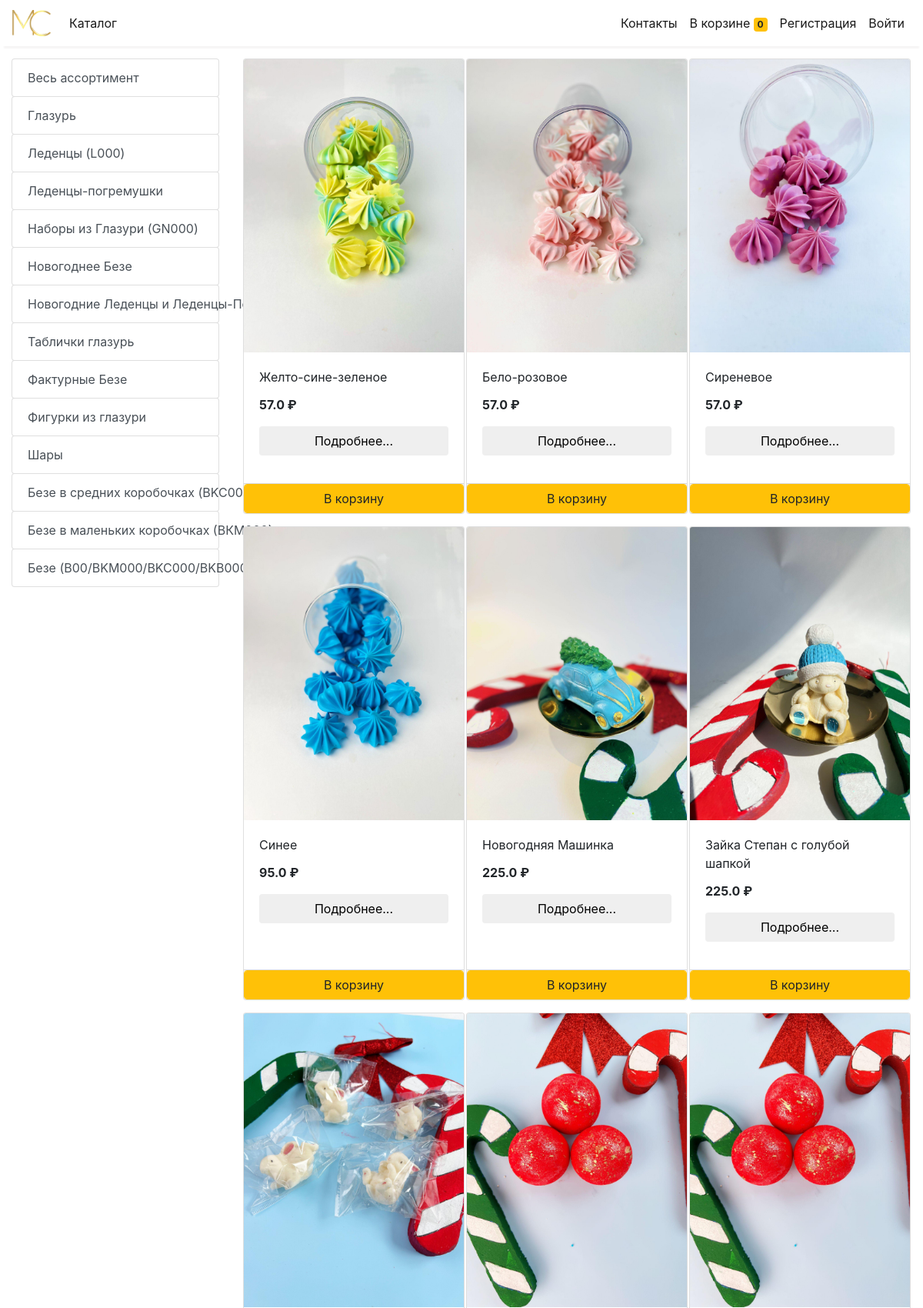
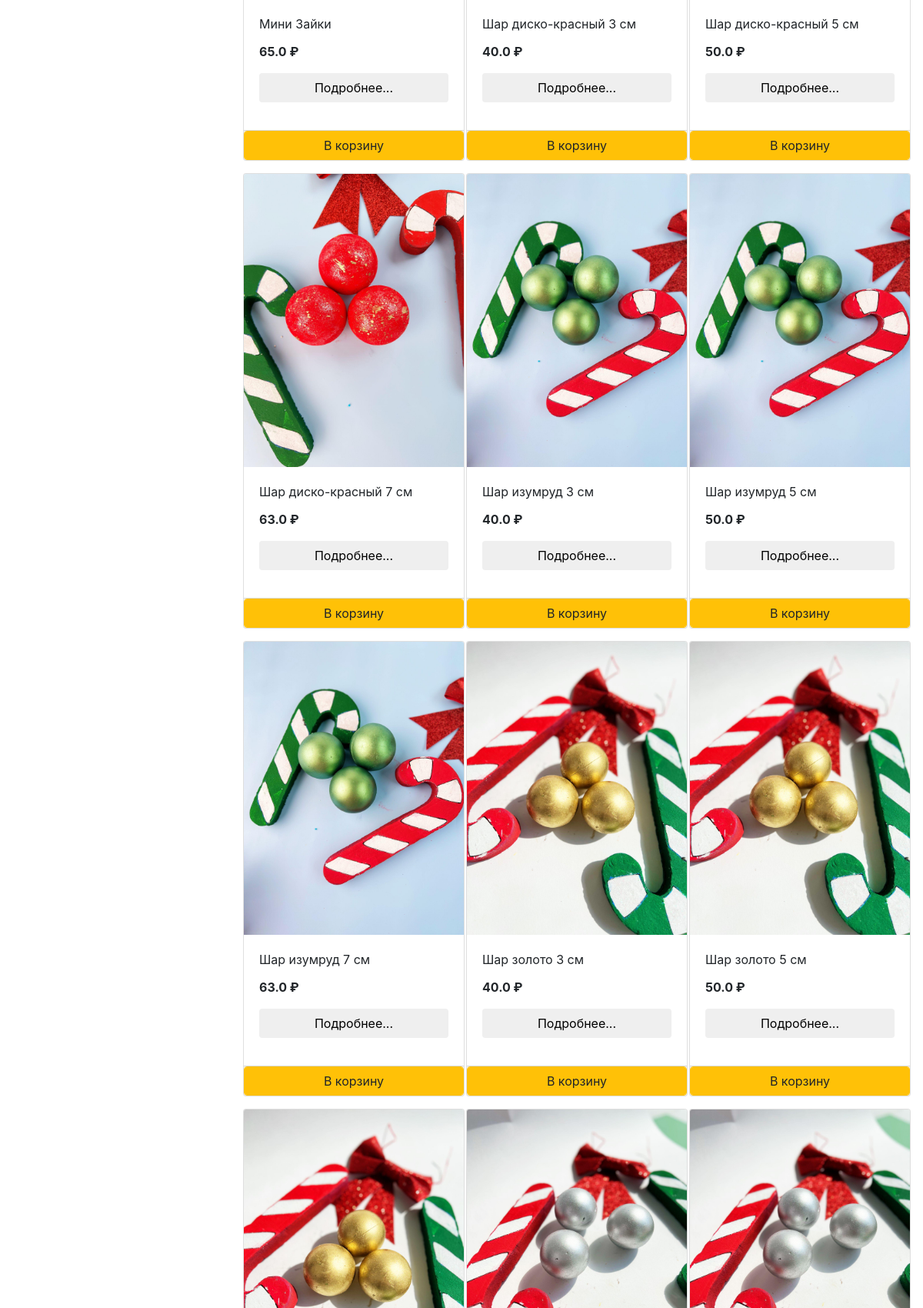
The app's page /store (upper part) with its own data (2 pictures, top to bottom).
### store/models/category.py (models this page shows, shortened)
class Category(models.Model):
    name= models.CharField(max_length=50)
    @staticmethod
    def get_all_categories():
        return Category.objects.all()

### store/models/product.py (models this page shows, shortened)
class Products(models.Model):
    name = models.CharField(max_length=260, blank=True, null=True)
    price= models.IntegerField(default=0, blank=True, null=True)
    price_5k = models.FloatField(blank=True,null=True)
    price_10k = models.FloatField(blank=True,null=True)
    price_20k = models.FloatField(blank=True,null=True)
    price_many = models.FloatField(blank=True,null=True)
    kind = models.CharField(max_length=300, blank=True, null=True)
    category= models.ForeignKey(Category,on_delete=models.CASCADE,default=1, blank=True, null=True )
    description= models.CharField(max_length=250, default='', blank=True, null= True)
    photo_url = models.CharField(max_length=3000,null=True)
    author = models.ForeignKey(settings.AUTH_USER_MODEL, on_delete=models.CASCADE, blank=True, null=True)
    title = models.CharField(max_length=200, blank=True, null=True)
    description = models.CharField(max_length=300, blank=True, null=True)
    text = models.TextField(blank=True, null=True)
    article = models.CharField(max_length=20, blank=True, null=True)
    color = models.CharField(max_length=250, blank=True, null=True)
    size = models.FloatField(blank=True,null=True)
    weight = models.FloatField(blank=True,null=True)
    created_date = models.DateTimeField(default=timezone.now, blank=True, null=True)
    published_date = models.DateTimeField(blank=True, null=True)
    image= models.ImageField(upload_to='uploads/products/', blank=True, null=True)
    @staticmethod
    def get_all_products():
        return Products.objects.all().exclude(image='') #только с каринками

### store/views/home.py (the view)
# urls.py: path('' , include('store.urls'))
def store(request):
    cart = request.session.get('cart')
    if not cart:
        request.session['cart'] = {}
    products = None
    categories = Category.get_all_categories()
    categoryID = request.GET.get('category')
    if categoryID:
        products = Products.get_all_products_by_categoryid(categoryID)
    else:
        products = Products.get_all_products();
    data = {}
    data['products'] = products
    data['categories'] = categories
    print('you are : ', request.session.get('email'))
    return render(request, 'index.html', data)

### store/templatetags/cart.py (called while the page is built)
@register.filter (name='is_in_cart')
def is_in_cart(product, cart):
    keys = cart.keys ()
    for id in keys:
        if int (id) == product.id:
            return True
    return False;

### store/templatetags/custom_filter.py (called while the page is built)
@register.filter(name='currency')
def currency(number):
    return str(number)+" ₽"

### store/templates/index.html (shortened to what this page needs)
{% extends 'base.html' %}
{% block content %}
{% load cart %}
{% load custom_filter %}
<div class="container-fluid mt-3">
	<div class="row">
		<div class="col-lg-3 mx-auto">
			<div class="list-group">
				<a href="/" class="list-group-item list-group-item-action btn btn-outline-warning">Весь ассортимент</a>
				{% for category in categories %}
				<a href="/?category={{category.id}}"
					class="list-group-item list-group-item-action btn btn-outline-warning ">{{category.name}}</a>
				{% endfor %}
			</div>
		</div>
		<div id='products' class="col-lg-9 mx-auto">
			<div class="row mx-auto">
				{% for product in products %}
				<div class="card mx-auto mb-3" id={{product.id}} style="width: 18rem;">
					{% if product.image %}
						<img class="card-img-top" src="{{ product.image.url }}" alt="Card image cap" />
					{% else %}
						<a href="admin/store/products/{{ product.id }}/change/" id="{{ product.id }}" target="_blank">
						<img class="card-img-top" src="{{ product.photo_url }}" alt="Card image cap"  style="border: 1px solid red;"/>
						</a>
					{% endif %}
					<div class="card-body">
						<p class="card-title">{{product.name}}</p>
						<p class="card-text"><b>{{product.price_5k|currency}}</b></p>
						<button class="btn btn-ligth btn-block" type="button" data-toggle="modal" data-target="#modalWin{{product.id}}">
							Подробнее...
						  </button>
					</div>
					<div class="card-footer p-0 no-gutters">
						{% if product|is_in_cart:request.session.cart %}
						<div class="row no-gutters">
							<form action="/#{{product.id}}" method="post" class="col" style="display: flex; gap: 5px;">
								{% csrf_token %}
								<input hidden type="text" name='product' value='{{product.id}}'>
								<input type="submit" name='add' value=" + " class="btn btn-block btn-ligth border-left" >
								<input type="number" value="1" max="99999" min="1" name='fixed' >
								<input type="submit" name='remove' value=" - " class="btn btn-block btn-ligth border-right" >
							</form>
							<div class="text-center col btn btn-warning">{{product|cart_quantity:request.session.cart}} в корзине</div>
						</div>
						{% else %}
						<form action="/#{{product.id}}" method="POST" class="btn-block">
							<input type="submit" class="float-right btn btn-warning form-control"
								value="В корзину">
						</form>
						{% endif %}
					</div>
				</div>
				{% endfor %}
			</div>
		</div>
	</div>
</div>
{% endblock %}

### records on screen
Category: name "Глазурь"
Category: name "Леденцы (L000)"
Category: name "Леденцы-погремушки"
Category: name "Наборы из Глазури (GN000)"
Category: name "Новогоднее Безе"
Category: name "Новогодние Леденцы и Леденцы-Погремушки"
Category: name "Таблички глазурь"
Category: name "Фактурные Безе"
Category: name "Фигурки из глазури"
Category: name "Шары"
Category: name "Безе в средних коробочках (BKC000)"
Category: name "Безе в маленьких коробочках (ВКМ000)"
Category: name "Безе (B00/BKM000/BKC000/BKB000)"
Products: image (picture), name "Желто-сине-зеленое", price_5k "57.0 ₽"
Products: image (picture), name "Бело-розовое", price_5k "57.0 ₽"
Products: image (picture), name "Сиреневое", price_5k "57.0 ₽"
Products: image (picture), name "Синее", price_5k "95.0 ₽"
Products: image (picture), name "Новогодняя Машинка", price_5k "225.0 ₽"
Products: image (picture), name "Зайка Степан с голубой шапкой", price_5k "225.0 ₽"
Products: image (picture), name "Мини Зайки", price_5k "65.0 ₽"
Products: image (picture), name "Шар диско-красный 3 см", price_5k "40.0 ₽"
Products: image (picture), name "Шар диско-красный 5 см", price_5k "50.0 ₽"
Products: image (picture), name "Шар диско-красный 7 см", price_5k "63.0 ₽"
Products: image (picture), name "Шар изумруд 3 см", price_5k "40.0 ₽"
Products: image (picture), name "Шар изумруд 5 см", price_5k "50.0 ₽"
Products: image (picture), name "Шар изумруд 7 см", price_5k "63.0 ₽"
Products: image (picture), name "Шар золото 3 см", price_5k "40.0 ₽"
Products: image (picture), name "Шар золото 5 см", price_5k "50.0 ₽"
Products: image (picture)
Products: image (picture)
Products: image (picture)

### other values on screen
{{ request.session.cart.keys|length }} "0"
